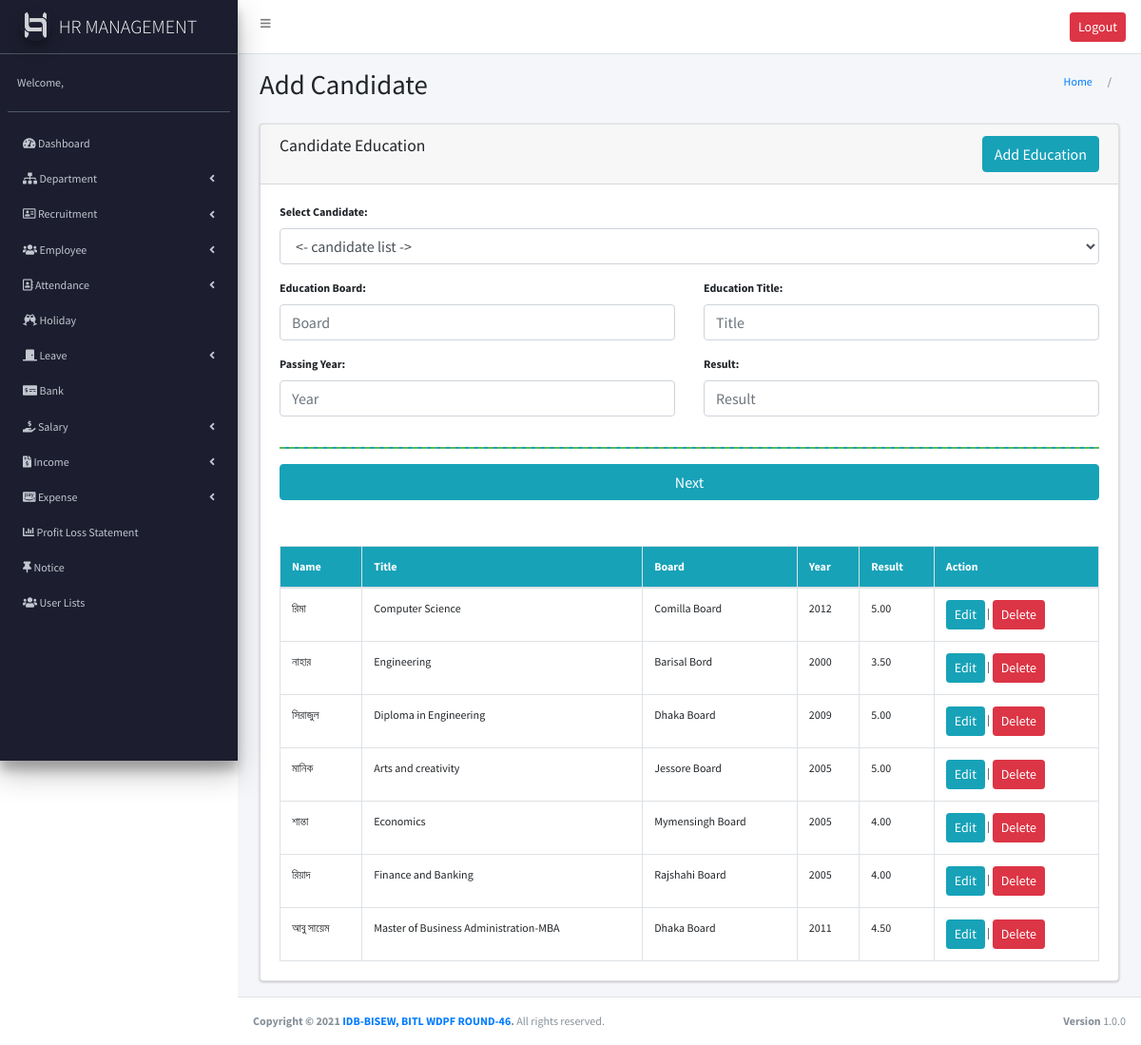
Page /candidate_education.php (signed in) on the committed database.
### tables this page shows
CREATE TABLE `candidate_education` (
  `eduID` int(11) NOT NULL,
  `title` varchar(255) NOT NULL,
  `year` varchar(10) NOT NULL,
  `board` varchar(255) NOT NULL,
  `result` varchar(10) NOT NULL,
  `candidateID` int(11) NOT NULL
);

CREATE TABLE `candidate` (
  `id` int(11) NOT NULL,
  `name` varchar(255) NOT NULL,
  `email` varchar(255) NOT NULL,
  `phone` varchar(20) NOT NULL,
  `address` text NOT NULL,
  `photo` varchar(200) NOT NULL,
  `dob` date NOT NULL,
  `gender` enum('male','female') DEFAULT NULL,
  `shortlisted` enum('yes','no') NOT NULL DEFAULT 'no',
  `status` enum('employee','candidate','','') NOT NULL DEFAULT 'candidate'
);

### candidate_education.php (the view, shortened to what this page needs)
<?php
require_once("header.php");
require_once("sidebar.php");
$edu = $conn->query("SELECT e.eduID, candidate.name, e.title,e.year,e.board,e.result FROM candidate_education as e JOIN candidate ON candidate.id=e.candidateID");
  ?>
<section class="content-header">
  <div class="container-fluid">
    <div class="row mb-2">
      <div class="col-sm-6">
        <h1>Add Candidate</h1>
      </div>
      <div class="col-sm-6">
        <ol class="breadcrumb float-sm-right">
          <li class="breadcrumb-item"><a href="#">Home</a></li>
          <li class="breadcrumb-item active"></li>
        </ol>
      </div>
    </div>
  </div>
</section>
<section class="content">
  <div class="container-fluid">
    <div class="row">
      <div class="col-md-12">
        <div class="card">
          <div class="card-header">
            <h3 class="card-title">Candidate Education</h3>
            <button class="btn btn-xs btn-info float-right" onclick="add_new()">Add Education</button>
          </div>
          <div class="card-body">
            <form action="" method="POST">
              <div class="form-group">
                <label for="candidate">Select Candidate:</label>
                <select class="form-control" id="candidate" name="candidate">
                  <option value="">
                    <- candidate list ->
                  </option>
                </select>
              </div>
              <div id="new">
                <div class="row">
                  <div class="col-md-6">
                    <div class="form-group">
                      <label for="board">Education Board:</label>
                      <input type="text" name="board[]" class="form-control" id="board" placeholder="Board">
                    </div>
                    <div class="form-group">
                      <label for="year">Passing Year:</label>
                      <input type="text" name="year[]" class="form-control" id="year" placeholder="Year">
                    </div>
                  </div>
                  <div class="col-md-6">
                    <div class="form-group">
                      <label for="title">Education Title:</label>
                      <input type="text" name="title[]" class="form-control" id="title" placeholder="Title">
                    </div>
                    <div class="form-group">
                      <label for="result">Result:</label>
                      <input type="text" name="result[]" class="form-control" id="result" placeholder="Result">
                    </div>
                  </div>
                </div>
                <hr class="bg-info" style="border-top: 2px dashed  #5cb85c;">
              </div>
              <button type="submit" name="submit" class="btn btn-info btn-block">Next</button>
            </form>
            <table class="table table-bordered mt-5">
              <thead>
                <tr class="bg-info">
                  <th scope="col">Name</th>
                  <th scope="col">Title</th>
                  <th scope="col">Board</th>
                  <th scope="col">Year</th>
                  <th scope="col">Result</th>
                  <th scope="col">Action</th>
                </tr>
              </thead>
              <tbody>
                <?php while ($e = $edu->fetch_assoc()) { ?>
                  <tr>
                    <td><?php echo $e['name'] ?></td>
                    <td><?php echo $e['title'] ?></td>
                    <td><?php echo $e['board'] ?></td>
                    <td><?php echo $e['year'] ?></td>
                    <td><?php echo $e['result'] ?></td>
                    <td><a href="edit_cnd_edu.php?id=<?php echo $e['eduID'] ?>" class="btn btn-info btn-sm">Edit</a> | <a href="candidate_education.php?delId=<?php echo $e['eduID'] ?>" class="btn btn-danger btn-sm" onclick="return confirm('Are you sure?')">Delete</a></td>
                  </tr>
                <?php } ?>
              </tbody>
            </table>
          </div>
        </div>
      </div>
    </div>
  </div>
</section>
<?php require("footer.php"); ?>

### assets/css/style.css (style rules this page uses)
body { font-family: 'Source Sans Pro'; font-size: 12px; }

### rows in the picture
candidate_education: candidateID.name "রিমা", title "Computer Science", board "Comilla Board", year "2012", result "5.00"
candidate_education: candidateID.name "নাহার", title "Engineering", board "Barisal Bord", year "2000", result "3.50"
candidate_education: candidateID.name "সিরাজুল", title "Diploma in Engineering", board "Dhaka Board", year "2009", result "5.00"
candidate_education: candidateID.name "মানিক", title "Arts and creativity", board "Jessore Board", year "2005", result "5.00"
candidate_education: candidateID.name "শান্তা", title "Economics", board "Mymensingh Board", year "2005", result "4.00"
candidate_education: candidateID.name "রিয়াদ", title "Finance and Banking", board "Rajshahi Board", year "2005", result "4.00"
candidate_education: candidateID.name "আবু সায়েম", title "Master of Business Administration-MBA", board "Dhaka Board", year "2011", result "4.50"
